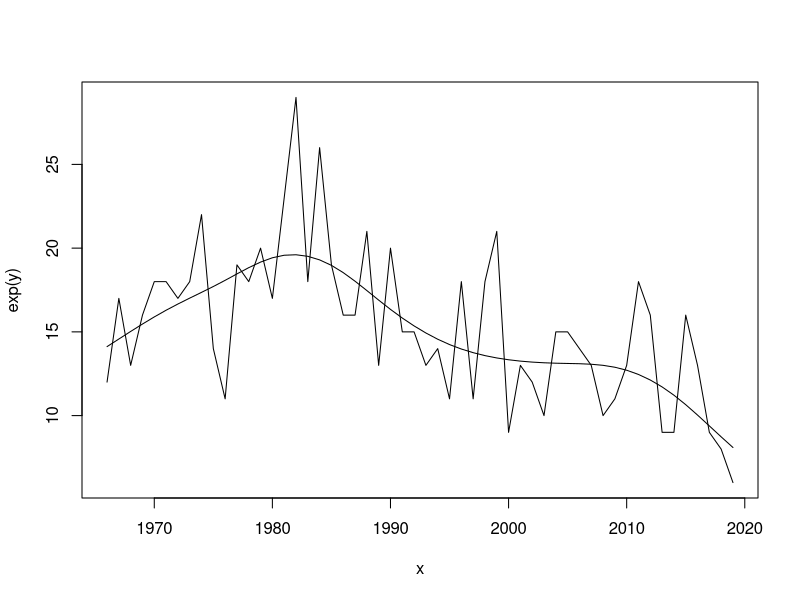

Write the R code that produced this figure.
# data
library(mgcv)
ny <- 54
x <- 1:ny
fx <- 15 + 3*sin(x/10) + (-0.03*x)
y <- rpois(ny, fx)
x <- x + 1965
y <- log(y)
kts <- round(ny/4)
plot(x=x, y=exp(y), type="l")
lines(y=exp(fitted(gam(y ~ 1 + s(x, k=kts, bs="ps"), family="gaussian"))),
      x=x)

# gam trend function. p-spline with nyears/4 knots. gaussian on log Y
tgam <- function(y, x, t1, t2){
  require(mgcv)
  ny <- length(x) # full time series
  kts <- as.numeric(round(ny/4, 0)) # knot every four years
  df <- data.frame(y=y, x=x)
  # predict from p-spline with ny/4 knots, gaussian on log Y
  yhat <- exp(fitted(gam(y ~ 1 + s(x, k=kts, bs="ps"),
                         family="gaussian", data=df)))
  nt1 <- yhat[which(x==t1)] # pick start year
  nt2 <- yhat[which(x==t2)] # pick end year
  trd <- 100 * (((nt2 / nt1)^(1 / (t2 - t1))) - 1) # calc annl percent chg
  return(trd)
}

# test
t1 <- 1970
t2 <- 2019
nyrs <- t2 - t1 + 1
t <- tgam(y=y, x=x, t1=t1, t2=t2); t # annual percent change from gam endpoints
chg <- ((((t/100)+1)^nyrs)-1)*100; chg # accumulated percent change from gam endpoints
